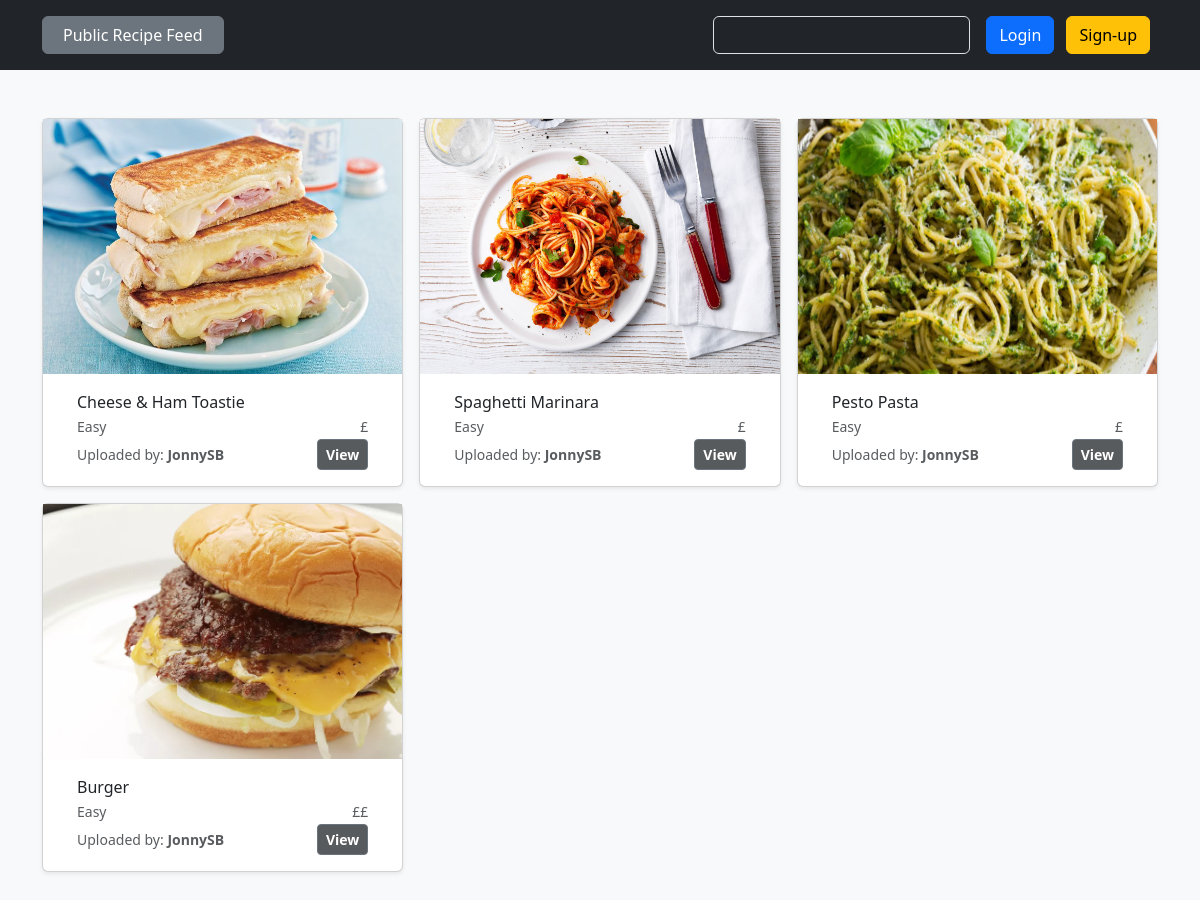
Before: /recipes/ with the older database file.
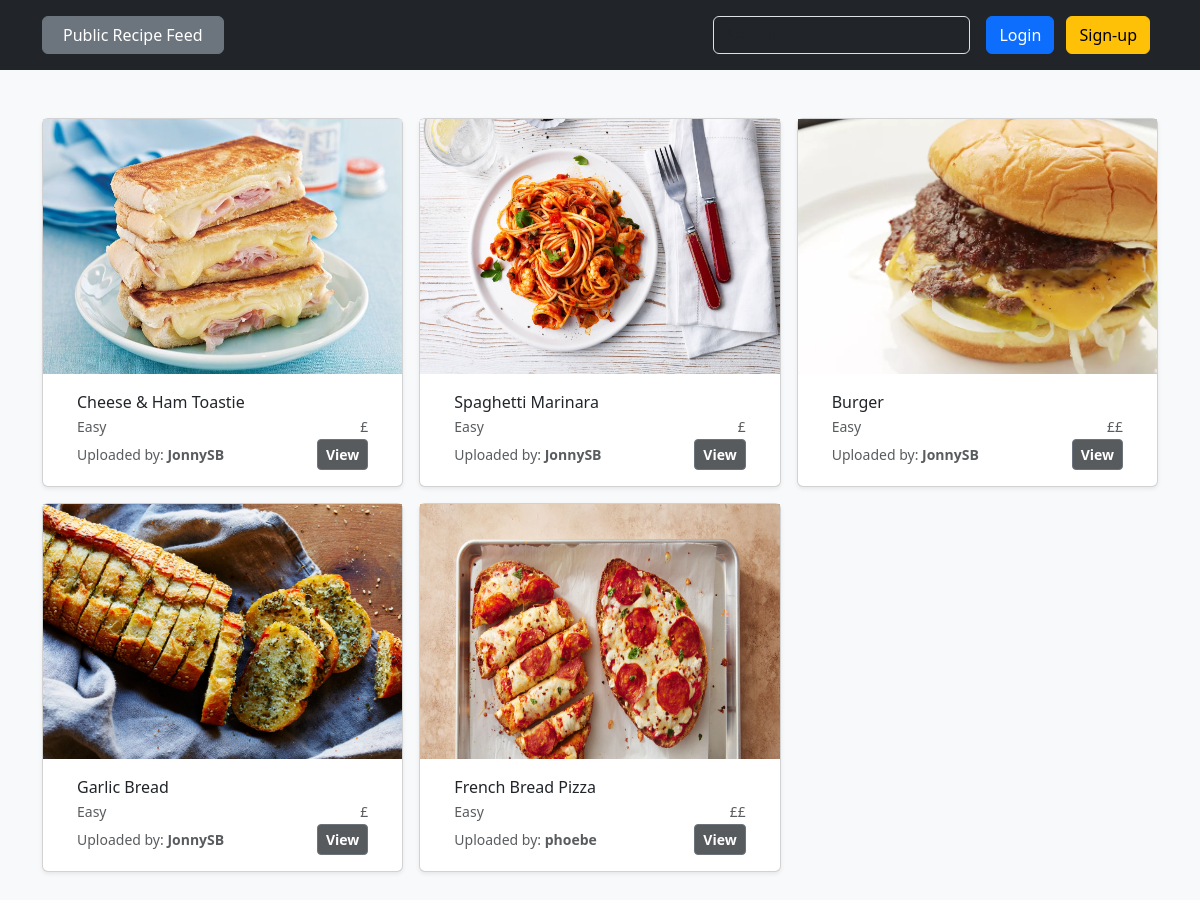
After: the same page with the newer database file.
### recipes/models.py (models this page shows, shortened)
class Recipe(models.Model):
    recipe_name = models.CharField(max_length=200)
    recipe_image = models.ImageField(upload_to=recipe_image_file_path)
    MEAL_TIME_CHOICES = [
        ('b', 'Breakfast'),
        ('l', 'Lunch'),
        ('d', 'Dinner'),
        ('s', 'Snack'),
    ]
    meal_time = models.CharField(
        max_length=1, choices=MEAL_TIME_CHOICES, default='b')
    ingredients = models.ManyToManyField('Ingredient')
    COST_CHOICES = [
        ('1', '£'),
        ('2', '££'),
        ('3', '£££'),
        ('4', '££££'),
    ]
    cost = models.CharField(max_length=1, choices=COST_CHOICES, default='1')
    instructions = models.TextField(max_length=800)
    DIFFICULTY_CHOICES = [
        ('e', 'Easy'),
        ('m', 'Medium'),
        ('d', 'Difficult'),
        ('p', 'Pro'),
    ]
    difficulty_level = models.CharField(max_length=1,
                                        choices=DIFFICULTY_CHOICES,
                                        default='e')
    tags = models.ManyToManyField('Tag')
    recipe_author = models.ForeignKey(User, on_delete=models.CASCADE)
    uploaded_date = models.DateField(auto_now_add=True)
    VISIBILITY_CHOICES = [
        ('pu', 'Public'),
        ('pr', 'Private'),
    ]
    visibility = models.CharField(
        max_length=2, choices=VISIBILITY_CHOICES, default='pu')

### recipes/views.py (the view)
# urls.py: path('', views.index, name='home'),
def index(request):
    all_recipes = Recipe.objects.exclude(visibility__exact='pr').all()
    context = {'recipes': all_recipes}
    return render(request, 'recipes/index.html', context=context)

### recipes/templates/recipes/index.html (shortened to what this page needs)
{% extends 'base.html' %}
{% block  content %}
<div class="album py-5 bg-body-tertiary">
    <div class="container">
        <div class="row row-cols-1 row-cols-sm-2 row-cols-md-3 g-3">
            {% for recipe in recipes %}
            <div class="col">
                <div class="card shadow-sm">
                    <img src="{{recipe.recipe_image.url}}" width="100%" height="255" object-fit="cover">
                    <div class="card-body increase_card_text_padding">
                        <p class="card-text reduce_bottom_margin">{{recipe.recipe_name}}</p>
                        <div class="d-flex justify-content-between align-items-center" style="font-size: 14px;">
                            <p class="text-body-secondary reduce_bottom_margin">{{recipe.get_difficulty_level_display}}</p>
                            <p class="text-body-secondary reduce_bottom_margin">{{recipe.get_cost_display}}</p>
                        </div>
                        <div class="d-flex justify-content-between align-items-center">
                            <small class="text-body-secondary">Uploaded by: <span class="recipe-card-author">{{recipe.recipe_author}}</span></small>
                            <div class="btn-group">
                                <button type="button" class="btn btn-sm btn-outline-secondary view-recipe-btn">
                                    <a href="{% url 'recipe_detail' recipe.pk %}" class="view-recipe-text">
                                        View
                                    </a>
                                </button>
                            </div>
                        </div>
                    </div>
                </div>
            </div>
            {% endfor %}
        </div>
    </div>
</div>
{% endblock  %}

### templates/base.html (shortened to what this page needs)
<html lang="en">
<head>
    <link href="https://cdn.jsdelivr.net/npm/bootstrap@5.3.0/dist/css/bootstrap.min.css" rel="stylesheet">
    {% load static %}
    <link rel="stylesheet" href="{% static 'css_styles/styles.css' %}">
</head>
<body class="bg-body-tertiary">
    {% include 'nav_bar.html' %}
    {% block content %}
    {% endblock %}
</body>
</html>

### templates/nav_bar.html (shortened to what this page needs)
<header class="p-3 text-bg-dark">
  <div class="container">
    <div
      class="d-flex flex-wrap align-items-center justify-content-center justify-content-lg-start"
    >
      {% if user.is_authenticated %}
      <ul class="col-12 col-lg-auto me-lg-auto mb-md-0 nav-bar-options">
        <button type="button" class="btn btn-secondary nav-button-options">
          <a
            href="{% url 'home' %}"
            class="nav-link px-2 text-white nav-bar-options"
            >Public Recipe Feed</a
          >
        </button>
        <button type="button" class="btn btn-secondary nav-button-options">
          <a
            href="{% url 'private_feed' %}"
            class="nav-link px-2 text-white nav-bar-options"
            >Your Recipes</a
          >
        </button>
        <button type="button" class="btn btn-secondary nav-button-options">
          <a
            href="{% url 'add_recipe' %}"
            class="nav-link px-2 text-white nav-bar-options"
            >Add new recipe</a
          >
        </button>
      </ul>
      <form class="col-12 col-lg-auto mb-3 mb-lg-0 me-lg-3" role="search">
        <input
          type="search"
          class="form-control form-control-dark text-bg-dark"
          placeholder="Search..."
          aria-label="Search"
        />
      </form>
      <div class="dropdown">
        <button
          class="btn btn-secondary dropdown-toggle"
          type="button"
          data-bs-toggle="dropdown"
          aria-expanded="false"
        >
          {{user}}
        </button>
        <ul class="dropdown-menu">
          <li><a class="dropdown-item" href="#">Manage account</a></li>
          <li>
            <a class="dropdown-item" href="{% url 'logout_user' %}">Log out</a>
          </li>
        </ul>
      </div>
      {% else %}
      <ul class="col-12 col-lg-auto me-lg-auto mb-md-0 nav-bar-options">
        <button type="button" class="btn btn-secondary">
          <a
            href="{% url 'home' %}"
            class="nav-link px-2 text-white nav-bar-options"
            >Public Recipe Feed</a
          >
        </button>
      </ul>
      <form class="col-12 col-lg-auto mb-3 mb-lg-0 me-lg-3" role="search">
        <input
          type="search"
          class="form-control form-control-dark text-bg-dark"
          placeholder="Search..."
          aria-label="Search"
        />
      </form>
      <div class="text-end">
        <a
          href="{% url 'login_user' %}"
          class="btn btn-primary me-2"
          role="button"
          aria-pressed="true"
          >Login</a
        >
        <a
          href="{% url 'register_user' %}"
          class="btn btn-warning me-2"
          role="button"
          aria-pressed="true"
          >Sign-up</a
        >
      </div>
      {% endif %}
    </div>
  </div>
</header>

### static/css_styles/styles.css (style rules this page uses)
.nav-bar-options { padding-left: 0px; }
.recipe-card-author { font-weight: 600; }
.reduce_bottom_margin { margin-bottom: 2px; }
.increase_card_text_padding { padding-left: 34px; padding-right: 34px; }
.view-recipe-btn { background-color: rgba(33, 37, 41, 0.75); }
.view-recipe-text { font-weight: 600; color: white; text-decoration: none; }

Changed rows visible on the page:
no longer on this page (row edited): Recipe: recipe_image (picture), recipe_name "Pesto Pasta", difficulty_level "Easy", cost "£", recipe_author "JonnySB"
added Recipe: recipe_image (picture), recipe_name "Garlic Bread", difficulty_level "Easy", cost "£", recipe_author "JonnySB"
added Recipe: recipe_image (picture), recipe_name "French Bread Pizza", difficulty_level "Easy", cost "££", recipe_author "phoebe"
